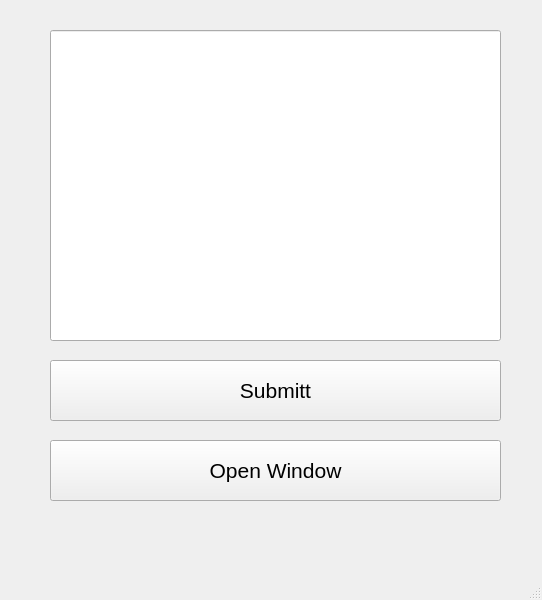
<?xml version="1.0" encoding="UTF-8"?>
<ui version="4.0">
 <class>MainWindow</class>
 <widget class="QMainWindow" name="MainWindow">
  <property name="geometry">
   <rect>
    <x>0</x>
    <y>0</y>
    <width>542</width>
    <height>600</height>
   </rect>
  </property>
  <property name="windowTitle">
   <string>MainWindow</string>
  </property>
  <widget class="QWidget" name="centralwidget">
   <widget class="QPushButton" name="pushButton_2">
    <property name="geometry">
     <rect>
      <x>50</x>
      <y>360</y>
      <width>451</width>
      <height>61</height>
     </rect>
    </property>
    <property name="font">
     <font>
      <pointsize>16</pointsize>
     </font>
    </property>
    <property name="text">
     <string>Submitt</string>
    </property>
   </widget>
   <widget class="QPushButton" name="pushButton_3">
    <property name="geometry">
     <rect>
      <x>50</x>
      <y>440</y>
      <width>451</width>
      <height>61</height>
     </rect>
    </property>
    <property name="font">
     <font>
      <pointsize>16</pointsize>
     </font>
    </property>
    <property name="text">
     <string>Open Window</string>
    </property>
   </widget>
   <widget class="QLineEdit" name="lineEdit">
    <property name="geometry">
     <rect>
      <x>50</x>
      <y>30</y>
      <width>451</width>
      <height>311</height>
     </rect>
    </property>
   </widget>
  </widget>
  <widget class="QMenuBar" name="menubar">
   <property name="geometry">
    <rect>
     <x>0</x>
     <y>0</y>
     <width>542</width>
     <height>27</height>
    </rect>
   </property>
  </widget>
  <widget class="QStatusBar" name="statusbar"/>
 </widget>
 <resources/>
 <connections/>
</ui>
